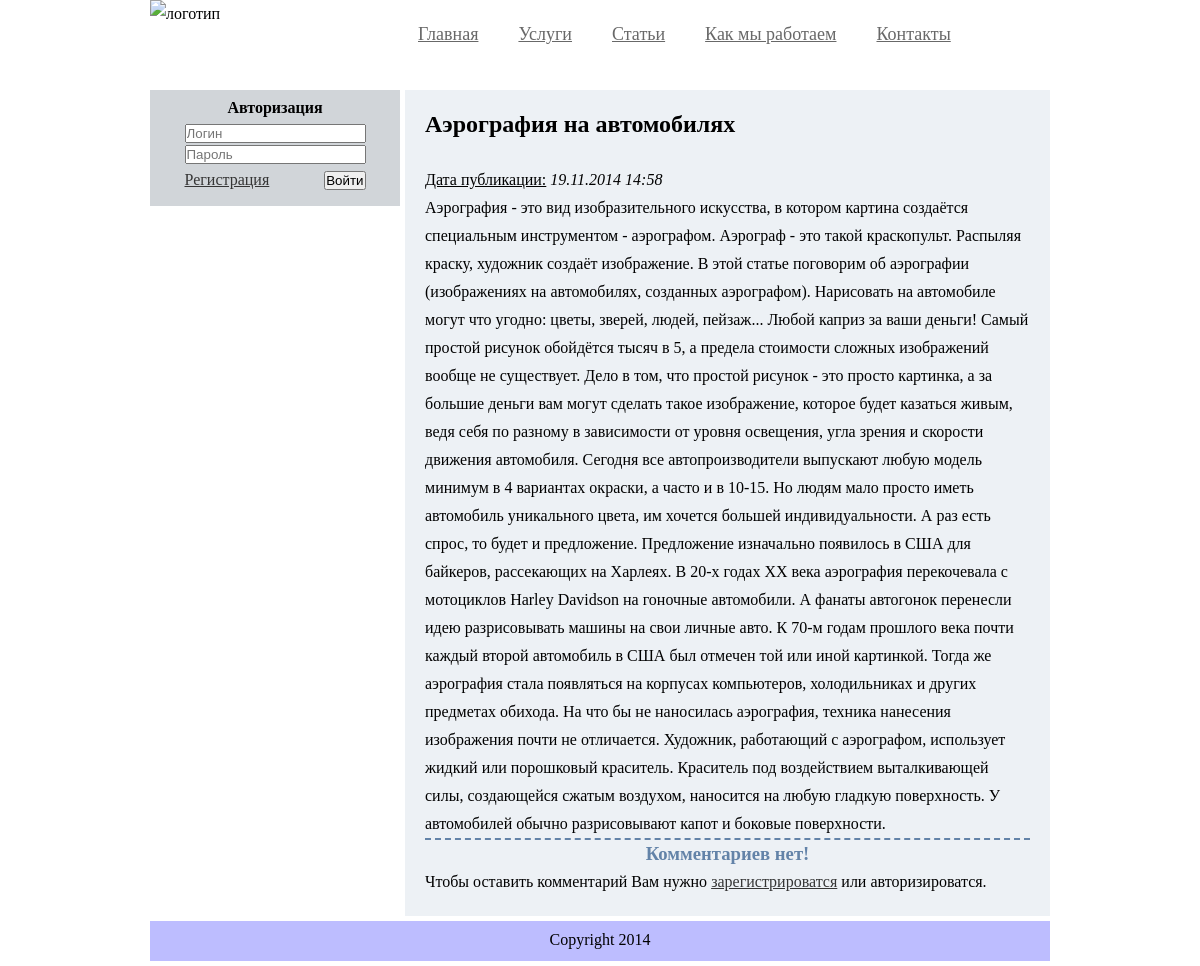
/prokatcar.loc/index.php?option=view&station=3, run on the app's committed database.
### tables this page shows
CREATE TABLE IF NOT EXISTS `station` (
  `id` int(11) NOT NULL AUTO_INCREMENT,
  `title` text NOT NULL,
  `intro_text` text NOT NULL,
  `full_text` text NOT NULL,
  `date` varchar(32) NOT NULL,
  PRIMARY KEY (`id`)
);

### prokatcar.loc/classes/view.php (the view, shortened to what this page needs)
<?php
	class view extends ACore{
		public function get_content(){
			echo '<div class="content_content">';
			if(!$_GET['station']){
				exit ("Не правильный адресс!");
			}
			else{
				if(!$station = (int)($_GET['station'])){
					echo "Нет такой статьи!";
				}
				else{
					if(!$station){
						echo "Не коректные данные для вывода статьи!";
					}
					else {
						$query = "SELECT title,date,full_text FROM station WHERE id='$station'";
						$query2 = "SELECT title,date,full_text FROM station";
						$result2 = mysql_query($query2);
						$result = mysql_query($query);
					}
						$koll = mysql_num_rows($result2);
						if($station > $koll){
							echo "Нет такой статьи!";
						}
						else{
							$row = mysql_fetch_array($result,MYSQL_ASSOC);
							printf ("<div style='border-bottom: 2px dashed #6383A8;'><h2>%s</h2></br>
							<u>Дата публикации:</u> <i>%s</i></br>
							<span>%s</span></br></div>
							",$row['title'],$row['date'],$row['full_text']);
							$query_comment = "SELECT id,text_comment,login_comment,id_station_comment,date_comment FROM comment_station WHERE id_station_comment='$station' ORDER BY id DESC";
							$result_comment = mysql_query($query_comment);
							$koll_comment = mysql_num_rows($result_comment);
							if(!$result_comment){
								exit(mysql_error());
							}
							else{
								if($koll_comment < 1 ){
									echo "<h3 style='text-align:center; color:#6383A8;'>Комментариев нет!</h3>";
								}
							}
							if($_SESSION['login']){
								if(!empty($_POST['int_comment'])){
									$text_comment = htmlspecialchars(strip_tags($_POST['text_comment_ins']));
									$login = ($_SESSION['login']);
									$station = trim(strip_tags($_GET['station']));
									$date = date("d.m.Y G:i");
									$result_comment_ins = mysql_query("INSERT INTO comment_station (text_comment, login_comment, id_station_comment, date_comment) VALUES ('$text_comment', '$login', '$station', '$date')");
									if($result_comment_ins == 'true'){
										echo "Вы удачно добавили комментарий!";
									}
								}
								echo "
									<div style='margin-left:40px;'>
										<form action='' method='POST'>
											<textarea name='text_comment_ins' placeholder='Ваш комментарий' cols='78' rows='5' style='margin-bottom:3px;'></textarea></br>
											<input type='submit' name='int_comment' value='Добавить комментарий'/>
										</form>
									</div>";
							}
							else{
								echo "Чтобы оставить комментарий Вам нужно <a href='/?option=reg'>зарегистрироватся</a> или авторизироватся.";
							}
						}
				}
			}
			echo '</div>';
		}
	}
?>

### prokatcar.loc/css/style.css (style rules this page uses)
* { margin: 0; padding: 0; }
a { text-decoration: underline; color: #353535; }
body { line-height: 1.75em; background: #fff; width: 900px; margin: 0 auto; }
.content_content { margin-left: 255px; padding: 20px; background-color: #EDF1F5; min-height:450px; }

### data on the page
station: title "Аэрография на автомобилях", date "19.11.2014 14:58", full_text "Аэрография - это вид изобразительного искусства, в котором картина создаётся специальным инструментом - аэрографом. Аэрограф - это такой краскопульт. Распыляя краску, художник создаёт изображение. В этой статье поговорим об аэрографии (изображениях на автомобилях, созданных аэрографом). Нарисовать на автомобиле могут что угодно: цветы, зверей, людей, пейзаж... Любой каприз за ваши деньги! Самый простой рисунок обойдётся тысяч в 5, а предела стоимости сложных изображений вообще не существует. Дело в том, что простой рисунок - это просто картинка, а за большие деньги вам могут сделать такое изображение, которое будет казаться живым, ведя себя по разному в зависимости от уровня освещения, угла…"
